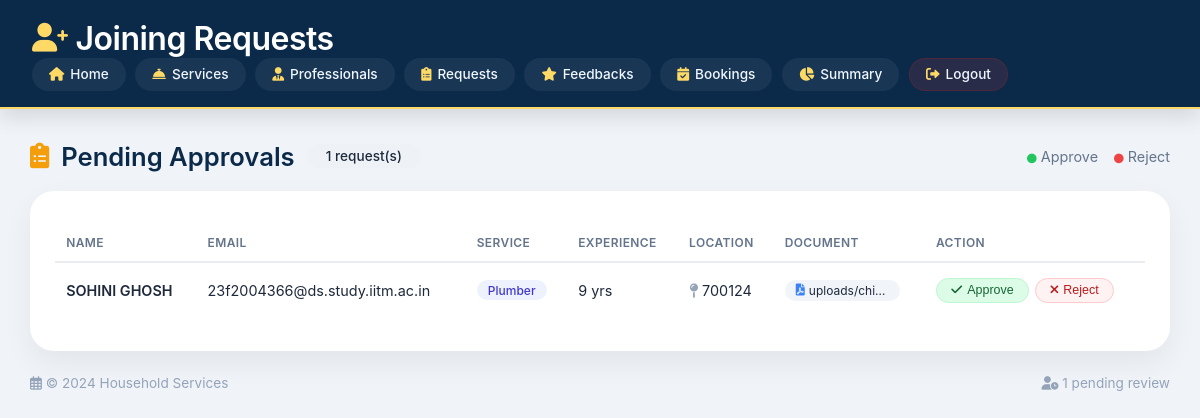
Screenshot of /joining_requests with the database file from the repository.
### models.py (models this page shows, shortened)
class Professional(db.Model):
    __tablename__ = 'professionals'
    id = db.Column(db.Integer, primary_key=True)
    name = db.Column(db.String(32), nullable=False)
    username = db.Column(db.String(120), unique=True, nullable=False)
    password = db.Column(db.String(200), nullable=False)
    email = db.Column(db.String(120), unique=True, nullable=False)
    address = db.Column(db.String(200), nullable=False)
    pincode = db.Column(db.String(10), nullable=False)
    service_type = db.Column(db.String(32), db.ForeignKey('services.name'), nullable=False)
    experience = db.Column(db.Integer, nullable=False)
    description = db.Column(db.Text, nullable=False)
    document = db.Column(db.String(200), nullable=True)
    is_approved = db.Column(db.Boolean, nullable=False, default=False)
    blocked = db.Column(db.Boolean, default=False, nullable=False)
    service = db.relationship("Service", backref="professionals", lazy=True)
    date_created = db.Column(db.DateTime, nullable=True)  # Initially nullable

### routes.py (the view)
@app.route('/joining_requests', methods=['GET'])
def joining_requests():
    pending_requests = Professional.query.filter_by(is_approved=False).all()
    return render_template('joining_requests.html', pending_requests=pending_requests)

### templates/joining_requests.html (shortened to what this page needs)
<!DOCTYPE html>
<html lang="en">
<head>
    <link rel="stylesheet" href="https://cdnjs.cloudflare.com/ajax/libs/font-awesome/6.0.0-beta3/css/all.min.css" />
</head>
<body>
    <header>
        <div class="header-content">
            <h1>
                <i class="fas fa-user-plus"></i>
                Joining Requests
            </h1>
            <nav>
                <a href="{{ url_for('admin_dashboard') }}"><i class="fas fa-home"></i> Home</a>
                <a href="{{ url_for('lservices') }}"><i class="fas fa-concierge-bell"></i> Services</a>
                <a href="{{ url_for('list_of_professionals') }}"><i class="fas fa-user-tie"></i> Professionals</a>
                <a href="{{ url_for('admin_service_requests') }}"><i class="fas fa-clipboard-list"></i> Requests</a>
                <a href="{{ url_for('feedbacks') }}"><i class="fas fa-star"></i> Feedbacks</a>
                <a href="{{ url_for('bookings') }}"><i class="fas fa-calendar-check"></i> Bookings</a>
                <a href="{{ url_for('admin_summary') }}"><i class="fas fa-chart-pie"></i> Summary</a>
                <a href="{{ url_for('logout') }}" class="logout-link"><i class="fas fa-sign-out-alt"></i> Logout</a>
            </nav>
        </div>
    </header>
    <div class="page-title">
        <h2>
            <i class="fas fa-clipboard-list"></i> Pending Approvals
            <span class="count-badge">{{ pending_requests|length }} request(s)</span>
        </h2>
        <span style="color:#64748b; font-size:0.9rem;">
            <i class="fas fa-circle" style="color:#22c55e; font-size:0.6rem;"></i> Approve
            <i class="fas fa-circle" style="color:#ef4444; font-size:0.6rem; margin-left:12px;"></i> Reject
        </span>
    </div>
    <div class="table-card">
        <table>
            <thead>
                <tr>
                    <th>Name</th>
                    <th>Email</th>
                    <th>Service</th>
                    <th>Experience</th>
                    <th>Location</th>
                    <th>Document</th>
                    <th>Action</th>
                </tr>
            </thead>
            <tbody>
                {% for professional in pending_requests %}
                <tr>
                    <td><span class="fw-semibold">{{ professional.name }}</span></td>
                    <td>{{ professional.email }}</td>
                    <td>
                        <span class="service-tag">{{ professional.service_type or 'N/A' }}</span>
                    </td>
                    <td>{{ professional.experience or '—' }} yrs</td>
                    <td>
                        <span title="{{ professional.address }}, {{ professional.pincode }}">
                            <i class="fas fa-map-pin" style="color:#94a3b8;"></i>
                            {{ professional.pincode or '—' }}
                        </span>
                    </td>
                    <td>
                        {% if professional.document %}
                            <span class="doc-badge">
                                <i class="fas fa-file-pdf"></i>
                                <span class="truncate" style="max-width:80px;">{{ professional.document }}</span>
                            </span>
                        {% else %}
                            <span class="text-muted">—</span>
                        {% endif %}
                    </td>
                    <td>
                        <div class="action-group">
                            <form class="inline-form" action="{{ url_for('approve_request', professional_id=professional.id) }}" method="POST">
                                <button class="btn-action btn-approve" type="submit" onclick="return confirm('Approve {{ professional.name }}? They will become a professional.');">
                                    <i class="fas fa-check"></i> Approve
                                </button>
                            </form>
                            <form class="inline-form" action="{{ url_for('reject_request', professional_id=professional.id) }}" method="POST">
                                <button class="btn-action btn-reject" type="submit" onclick="return confirm('Reject {{ professional.name }}? This cannot be undone.');">
                                    <i class="fas fa-times"></i> Reject
                                </button>
                            </form>
                        </div>
                    </td>
                </tr>
                {% else %}
                <tr class="empty-row">
                    <td colspan="7">
                        <i class="fas fa-inbox" style="margin-right: 8px;"></i> No pending joining requests.
                    </td>
                </tr>
                {% endfor %}
            </tbody>
        </table>
    </div>
    <div class="footer-note">
        <span><i class="far fa-calendar-alt"></i> &copy; 2024 Household Services</span>
        <span>
            <i class="fas fa-user-clock"></i> {{ pending_requests|length }} pending review
        </span>
    </div>
</body>
</html>

### templates/joining_requests.html (style rules this page uses)
* { margin: 0; padding: 0; box-sizing: border-box; }
body { font-family: 'Inter', -apple-system, BlinkMacSystemFont, 'Segoe UI', Roboto, sans-serif; background: #f0f4f9; color: #1e293b; padding: 0 0 2rem 0; min-height: 100vh; display: flex; flex-direction: column; align-items: center; }
header { background: #0b2a4a; color: white; width: 100%; padding: 1.2rem 2rem 1rem 2rem; box-shadow: 0 8px 20px rgba(0, 0, 0, 0.12); border-bottom: 2px solid #ffd966; margin-bottom: 2rem; }
.header-content { max-width: 1400px; margin: 0 auto; display: flex; flex-wrap: wrap; align-items: center; justify-content: space-between; }
.header-content h1 { font-size: 2rem; font-weight: 600; letter-spacing: -0.5px; display: flex; align-items: center; gap: 0.5rem; }
.header-content h1 i { color: #ffd966; font-size: 1.8rem; }
nav { display: flex; flex-wrap: wrap; gap: 0.4rem 0.6rem; justify-content: center; }
nav a { text-decoration: none; color: #f0f7ff; font-weight: 500; padding: 0.45rem 1rem; border-radius: 30px; font-size: 0.85rem; background: rgba(255, 255, 255, 0.06); transition: all 0.2s ease; border: 1px solid transparent; display: inline-flex; align-items: center; gap: 6px; }
nav a i { font-size: 0.85rem; color: #ffd966; }
.logout-link { background: rgba(255, 70, 70, 0.12) !important; border-color: #b91c1c40 !important; }
.page-title { max-width: 1400px; width: 95%; display: flex; align-items: center; justify-content: space-between; flex-wrap: wrap; margin-bottom: 1.2rem; }
.page-title h2 { font-size: 1.6rem; font-weight: 600; color: #0b2a4a; display: flex; align-items: center; gap: 12px; }
.page-title h2 i { color: #f59e0b; }
.page-title .count-badge { background: #eef2f6; padding: 0.25rem 1.2rem; border-radius: 40px; font-size: 0.85rem; font-weight: 500; color: #1e293b; }
.table-card { max-width: 1400px; width: 95%; background: white; border-radius: 24px; padding: 1.8rem 1.5rem 2rem 1.5rem; box-shadow: 0 12px 30px rgba(0, 0, 0, 0.06); border: 1px solid #ffffff60; overflow-x: auto; }
.table-card table { width: 100%; border-collapse: collapse; font-size: 0.9rem; }
.table-card th { text-align: left; padding: 0.9rem 0.7rem 0.7rem 0.7rem; font-weight: 600; font-size: 0.75rem; text-transform: uppercase; letter-spacing: 0.4px; color: #64748b; border-bottom: 2px solid #e9edf2; white-space: nowrap; }
.table-card td { padding: 0.9rem 0.7rem; border-bottom: 1px solid #eef2f6; vertical-align: middle; }
.table-card tr:last-child td { border-bottom: none; }
.doc-badge { display: inline-flex; align-items: center; gap: 4px; background: #f1f5f9; padding: 0.2rem 0.7rem; border-radius: 30px; font-size: 0.75rem; color: #1e293b; }
.doc-badge i { color: #3b82f6; }
.service-tag { background: #eef2ff; color: #4338ca; padding: 0.15rem 0.7rem; border-radius: 30px; font-size: 0.75rem; font-weight: 500; display: inline-block; }
.action-group { display: flex; gap: 6px; flex-wrap: wrap; }
.btn-action { display: inline-flex; align-items: center; gap: 5px; padding: 0.3rem 0.9rem; border-radius: 30px; font-size: 0.78rem; font-weight: 500; text-decoration: none; transition: all 0.2s; border: 1px solid transparent; cursor: pointer; background: transparent; }
.btn-approve { background: #dcfce7; color: #166534; border-color: #bbf7d0; }
.btn-reject { background: #fef2f2; color: #b91c1c; border-color: #fecaca; }
.inline-form { display: inline; }
.footer-note { max-width: 1400px; width: 95%; margin-top: 1.5rem; color: #94a3b8; font-size: 0.85rem; display: flex; justify-content: space-between; flex-wrap: wrap; gap: 0.5rem; }
.fw-semibold { font-weight: 600; }
.truncate { max-width: 120px; display: inline-block; white-space: nowrap; overflow: hidden; text-overflow: ellipsis; }

### rows the page displays
Professional: name "SOHINI GHOSH", email "23f2004366@ds.study.iitm.ac.in", service_type "Plumber", experience "9", pincode "700124", document "uploads/chi…"

### other values shown
{{ pending_requests|length }} "1"
